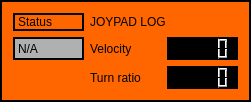
   <widget class="QFrame" name="joypadArmedFrame">
    <property name="geometry">
     <rect>
      <x>190</x>
      <y>340</y>
      <width>251</width>
      <height>101</height>
     </rect>
    </property>
    <property name="palette">
     <palette>
      <active>
       <colorrole role="Button">
        <brush brushstyle="SolidPattern">
         <color alpha="255">
          <red>255</red>
          <green>102</green>
          <blue>0</blue>
         </color>
        </brush>
       </colorrole>
       <colorrole role="Midlight">
        <brush brushstyle="SolidPattern">
         <color alpha="255">
          <red>77</red>
          <green>77</green>
          <blue>77</blue>
         </color>
        </brush>
       </colorrole>
       <colorrole role="Text">
        <brush brushstyle="SolidPattern">
         <color alpha="255">
          <red>255</red>
          <green>102</green>
          <blue>0</blue>
         </color>
        </brush>
       </colorrole>
       <colorrole role="Base">
        <brush brushstyle="SolidPattern">
         <color alpha="255">
          <red>255</red>
          <green>102</green>
          <blue>0</blue>
         </color>
        </brush>
       </colorrole>
       <colorrole role="Window">
        <brush brushstyle="SolidPattern">
         <color alpha="255">
          <red>255</red>
          <green>102</green>
          <blue>0</blue>
         </color>
        </brush>
       </colorrole>
      </active>
      <inactive>
       <colorrole role="Button">
        <brush brushstyle="SolidPattern">
         <color alpha="255">
          <red>255</red>
          <green>102</green>
          <blue>0</blue>
         </color>
        </brush>
       </colorrole>
       <colorrole role="Midlight">
        <brush brushstyle="SolidPattern">
         <color alpha="255">
          <red>77</red>
          <green>77</green>
          <blue>77</blue>
         </color>
        </brush>
       </colorrole>
       <colorrole role="Text">
        <brush brushstyle="SolidPattern">
         <color alpha="255">
          <red>255</red>
          <green>102</green>
          <blue>0</blue>
         </color>
        </brush>
       </colorrole>
       <colorrole role="Base">
        <brush brushstyle="SolidPattern">
         <color alpha="255">
          <red>255</red>
          <green>102</green>
          <blue>0</blue>
         </color>
        </brush>
       </colorrole>
       <colorrole role="Window">
        <brush brushstyle="SolidPattern">
         <color alpha="255">
          <red>255</red>
          <green>102</green>
          <blue>0</blue>
         </color>
        </brush>
       </colorrole>
      </inactive>
      <disabled>
       <colorrole role="Button">
        <brush brushstyle="SolidPattern">
         <color alpha="255">
          <red>255</red>
          <green>102</green>
          <blue>0</blue>
         </color>
        </brush>
       </colorrole>
       <colorrole role="Midlight">
        <brush brushstyle="SolidPattern">
         <color alpha="255">
          <red>77</red>
          <green>77</green>
          <blue>77</blue>
         </color>
        </brush>
       </colorrole>
       <colorrole role="Text">
        <brush brushstyle="SolidPattern">
         <color alpha="255">
          <red>120</red>
          <green>120</green>
          <blue>120</blue>
         </color>
        </brush>
       </colorrole>
       <colorrole role="Base">
        <brush brushstyle="SolidPattern">
         <color alpha="255">
          <red>255</red>
          <green>102</green>
          <blue>0</blue>
         </color>
        </brush>
       </colorrole>
       <colorrole role="Window">
        <brush brushstyle="SolidPattern">
         <color alpha="255">
          <red>255</red>
          <green>102</green>
          <blue>0</blue>
         </color>
        </brush>
       </colorrole>
      </disabled>
     </palette>
    </property>
    <property name="styleSheet">
     <string notr="true">background-color: rgb(255, 102, 0);</string>
    </property>
    <property name="frameShape">
     <enum>QFrame::Panel</enum>
    </property>
    <property name="frameShadow">
     <enum>QFrame::Plain</enum>
    </property>
    <property name="lineWidth">
     <number>2</number>
    </property>
    <property name="midLineWidth">
     <number>9</number>
    </property>
    <layout class="QGridLayout" name="gridLayout_2">
     <item row="0" column="0">
      <widget class="QLabel" name="label_32">
       <property name="styleSheet">
        <string notr="true">background-color: rgba(255, 102, 0, 255);
</string>
       </property>
       <property name="frameShape">
        <enum>QFrame::WinPanel</enum>
       </property>
       <property name="text">
        <string>Status</string>
       </property>
      </widget>
     </item>
     <item row="0" column="1" colspan="2">
      <widget class="QLabel" name="label_33">
       <property name="text">
        <string>JOYPAD LOG</string>
       </property>
      </widget>
     </item>
     <item row="1" column="0">
      <widget class="QLabel" name="joypadArmedStatusLabel">
       <property name="styleSheet">
        <string notr="true">background-color: rgb(176, 176, 176);</string>
       </property>
       <property name="frameShape">
        <enum>QFrame::Box</enum>
       </property>
       <property name="lineWidth">
        <number>2</number>
       </property>
       <property name="text">
        <string>N/A</string>
       </property>
       <property name="textFormat">
        <enum>Qt::AutoText</enum>
       </property>
      </widget>
     </item>
     <item row="1" column="1">
      <widget class="QLabel" name="label_34">
       <property name="text">
        <string>Velocity</string>
       </property>
      </widget>
     </item>
     <item row="1" column="2">
      <widget class="QLCDNumber" name="joypadVelocity">
       <property name="styleSheet">
        <string notr="true">background-color: rgb(0, 0, 0);</string>
       </property>
      </widget>
     </item>
     <item row="2" column="1">
      <widget class="QLabel" name="label_35">
       <property name="text">
        <string>Turn ratio</string>
       </property>
      </widget>
     </item>
     <item row="2" column="2">
      <widget class="QLCDNumber" name="joypadTurnRatio">
       <property name="styleSheet">
        <string notr="true">background-color: rgb(0, 0, 0);</string>
       </property>
      </widget>
     </item>
    </layout>
   </widget>
